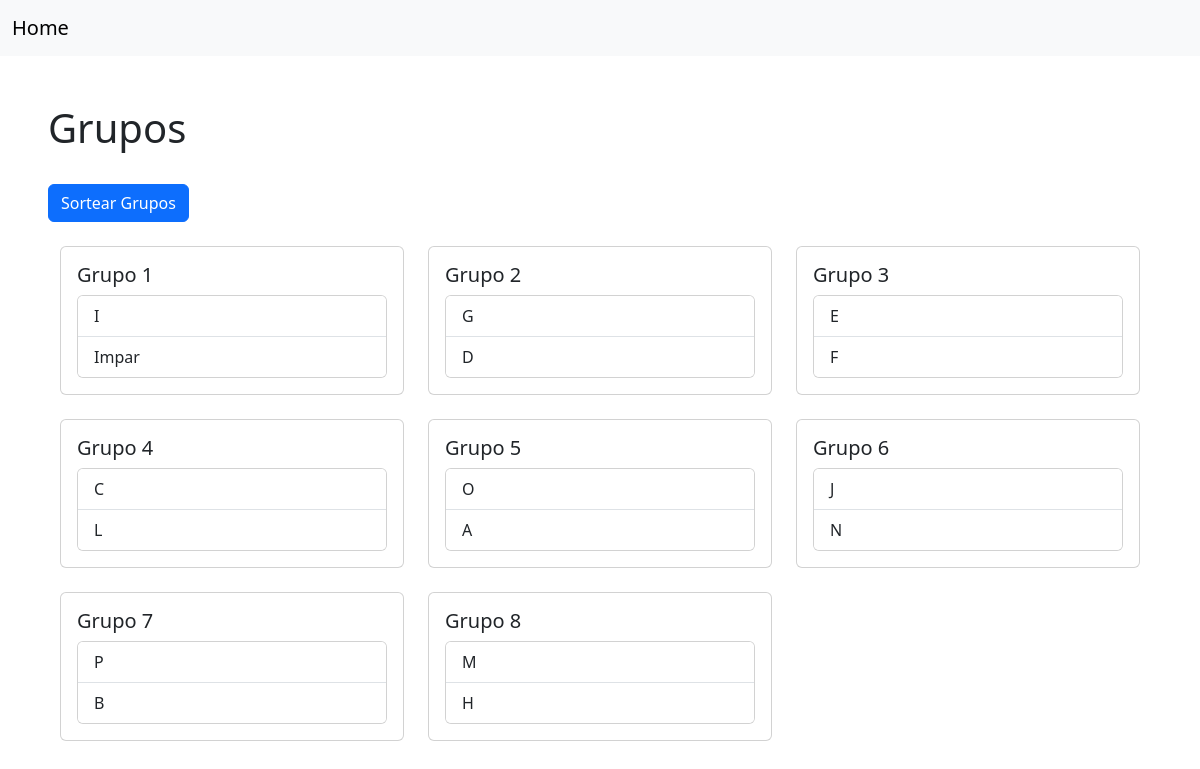
/competencias/1/grupos/, run on the app's committed database.
### myapp/models.py (models this page shows, shortened)
class Grupo(models.Model):
    nombre = models.CharField(max_length=100)
    descripcion = models.CharField(max_length=100)

class Equipo(models.Model):
    nombre = models.CharField(max_length=100)
    grupos = models.ManyToManyField(Grupo, related_name='equipos', blank=True)

### myapp/views.py (the view)
# urls.py: path('competencias/<int:competencia_id>/grupos/', views.grupos, name='grupos'),
def grupos(request, competencia_id):
    competencia = Competencia.objects.get(pk=competencia_id)
    grupos = competencia.grupos.all()
    return render(request, 'grupos.html', {'grupos': grupos})

### myapp/templates/grupos.html (shortened to what this page needs)
{% extends 'base.html' %}
{% block content %}
    <h1>Grupos</h1>
    <br>
    <form action="{% url 'sortear_grupos' %}" method="post">
        <button class="btn btn-primary">Sortear Grupos</button>
    </form>
    <br>
    <div class="container">
        <div class="row row-cols-1 row-cols-md-3 g-4">
            {% for grupo in grupos %}
                <div class="col">
                    <div class="card h-100">
                        <div class="card-body">
                            <h5 class="card-title">{{ grupo.nombre }}</h5>
                            <div class="card">
                                <ul class="list-group list-group-flush">
                                    {% for equipo in grupo.equipos.all %}
                                        <li class="list-group-item">{{ equipo.nombre }}</li>
                                    {% endfor %}
                                </ul>
                            </div>
                        </div>
                    </div>
                </div>
            {% endfor %}
        </div>
    </div>
{% endblock %}

### myapp/templates/base.html (shortened to what this page needs)
<!doctype html>
<html lang="en">
<head>
    <link href="https://cdn.jsdelivr.net/npm/bootstrap@5.3.1/dist/css/bootstrap.min.css" rel="stylesheet"
>
</head>
<body>
<header>
    <nav class="navbar navbar-expand-lg bg-body-tertiary">
        <div class="container-fluid">
            <a class="navbar-brand" href="{% url 'home' %}">Home</a>
        </div>
    </nav>
</header>
<main class="p-5">
    {% block content %}
    {% endblock %}
</main>
</body>
</html>

### data on the page
Grupo: nombre "Grupo 1"
Equipo: nombre "I"
Equipo: nombre "Impar"
Grupo: nombre "Grupo 2"
Equipo: nombre "G"
Equipo: nombre "D"
Grupo: nombre "Grupo 3"
Equipo: nombre "E"
Equipo: nombre "F"
Grupo: nombre "Grupo 4"
Equipo: nombre "C"
Equipo: nombre "L"
Grupo: nombre "Grupo 5"
Equipo: nombre "O"
Equipo: nombre "A"
Grupo: nombre "Grupo 6"
Equipo: nombre "J"
Equipo: nombre "N"
Grupo: nombre "Grupo 7"
Equipo: nombre "P"
Equipo: nombre "B"
Grupo: nombre "Grupo 8"
Equipo: nombre "M"
Equipo: nombre "H"
